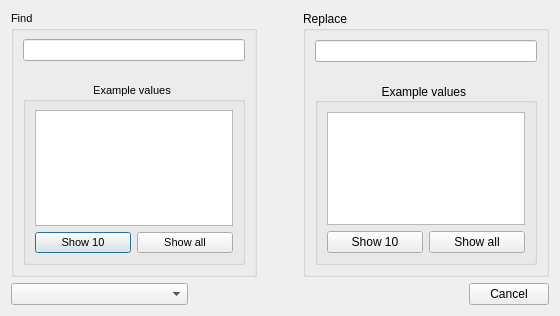
<?xml version="1.0" encoding="UTF-8"?>
<ui version="4.0">
 <class>Dialog</class>
 <widget class="QDialog" name="Dialog">
  <property name="geometry">
   <rect>
    <x>0</x>
    <y>0</y>
    <width>560</width>
    <height>316</height>
   </rect>
  </property>
  <property name="windowTitle">
   <string>Dialog</string>
  </property>
  <layout class="QVBoxLayout" name="verticalLayout_5">
   <item>
    <layout class="QHBoxLayout" name="horizontalLayout_2">
     <item>
      <widget class="QGroupBox" name="groupBox">
       <property name="font">
        <font>
         <pointsize>8</pointsize>
        </font>
       </property>
       <property name="styleSheet">
        <string notr="true"/>
       </property>
       <property name="title">
        <string>Find</string>
       </property>
       <layout class="QVBoxLayout" name="verticalLayout">
        <item>
         <widget class="QgsFilterLineEdit" name="input_find">
          <property name="text">
           <string/>
          </property>
          <property name="showSearchIcon">
           <bool>true</bool>
          </property>
          <property name="qgisRelation" stdset="0">
           <string notr="true"/>
          </property>
         </widget>
        </item>
        <item>
         <spacer name="verticalSpacer">
          <property name="orientation">
           <enum>Qt::Vertical</enum>
          </property>
          <property name="sizeType">
           <enum>QSizePolicy::Minimum</enum>
          </property>
          <property name="sizeHint" stdset="0">
           <size>
            <width>20</width>
            <height>15</height>
           </size>
          </property>
         </spacer>
        </item>
        <item>
         <widget class="QGroupBox" name="groupBox_2">
          <property name="styleSheet">
           <string notr="true"/>
          </property>
          <property name="title">
           <string>Example values </string>
          </property>
          <property name="alignment">
           <set>Qt::AlignCenter</set>
          </property>
          <property name="flat">
           <bool>true</bool>
          </property>
          <layout class="QVBoxLayout" name="verticalLayout_2">
           <item>
            <widget class="QListWidget" name="list_find_examples"/>
           </item>
           <item>
            <layout class="QHBoxLayout" name="horizontalLayout">
             <item>
              <widget class="QPushButton" name="button_find_showten">
               <property name="text">
                <string>Show 10</string>
               </property>
              </widget>
             </item>
             <item>
              <widget class="QPushButton" name="button_find_showall">
               <property name="text">
                <string>Show all</string>
               </property>
              </widget>
             </item>
            </layout>
           </item>
          </layout>
         </widget>
        </item>
       </layout>
      </widget>
     </item>
     <item>
      <spacer name="horizontalSpacer">
       <property name="orientation">
        <enum>Qt::Horizontal</enum>
       </property>
       <property name="sizeType">
        <enum>QSizePolicy::Minimum</enum>
       </property>
       <property name="sizeHint" stdset="0">
        <size>
         <width>40</width>
         <height>20</height>
        </size>
       </property>
      </spacer>
     </item>
     <item>
      <widget class="QGroupBox" name="groupBox_3">
       <property name="title">
        <string>Replace</string>
       </property>
       <layout class="QVBoxLayout" name="verticalLayout_3">
        <item>
         <widget class="QgsFilterLineEdit" name="input_replace">
          <property name="text">
           <string/>
          </property>
          <property name="showSearchIcon">
           <bool>false</bool>
          </property>
          <property name="showSpinner">
           <bool>false</bool>
          </property>
          <property name="qgisRelation" stdset="0">
           <string notr="true"/>
          </property>
         </widget>
        </item>
        <item>
         <spacer name="verticalSpacer_2">
          <property name="orientation">
           <enum>Qt::Vertical</enum>
          </property>
          <property name="sizeType">
           <enum>QSizePolicy::Minimum</enum>
          </property>
          <property name="sizeHint" stdset="0">
           <size>
            <width>20</width>
            <height>15</height>
           </size>
          </property>
         </spacer>
        </item>
        <item>
         <widget class="QGroupBox" name="groupBox_4">
          <property name="title">
           <string>Example values </string>
          </property>
          <property name="alignment">
           <set>Qt::AlignCenter</set>
          </property>
          <property name="flat">
           <bool>true</bool>
          </property>
          <property name="checkable">
           <bool>false</bool>
          </property>
          <layout class="QVBoxLayout" name="verticalLayout_4">
           <item>
            <widget class="QListWidget" name="list_replace_examples"/>
           </item>
           <item>
            <layout class="QHBoxLayout" name="horizontalLayout_3">
             <item>
              <widget class="QPushButton" name="button_replace_showten">
               <property name="text">
                <string>Show 10</string>
               </property>
              </widget>
             </item>
             <item>
              <widget class="QPushButton" name="button_replace_showall">
               <property name="text">
                <string>Show all</string>
               </property>
              </widget>
             </item>
            </layout>
           </item>
          </layout>
         </widget>
        </item>
       </layout>
      </widget>
     </item>
    </layout>
   </item>
   <item>
    <layout class="QHBoxLayout" name="horizontalLayout_4">
     <item>
      <widget class="QgsFieldComboBox" name="mFieldComboBox">
       <property name="sizePolicy">
        <sizepolicy hsizetype="Expanding" vsizetype="Fixed">
         <horstretch>0</horstretch>
         <verstretch>0</verstretch>
        </sizepolicy>
       </property>
       <property name="statusTip">
        <string/>
       </property>
       <property name="styleSheet">
        <string notr="true"/>
       </property>
       <property name="currentText">
        <string/>
       </property>
      </widget>
     </item>
     <item>
      <spacer name="horizontalSpacer_2">
       <property name="orientation">
        <enum>Qt::Horizontal</enum>
       </property>
       <property name="sizeType">
        <enum>QSizePolicy::Expanding</enum>
       </property>
       <property name="sizeHint" stdset="0">
        <size>
         <width>25</width>
         <height>20</height>
        </size>
       </property>
      </spacer>
     </item>
     <item>
      <widget class="QDialogButtonBox" name="dialogButtonBox">
       <property name="sizePolicy">
        <sizepolicy hsizetype="Expanding" vsizetype="Fixed">
         <horstretch>0</horstretch>
         <verstretch>0</verstretch>
        </sizepolicy>
       </property>
       <property name="orientation">
        <enum>Qt::Horizontal</enum>
       </property>
       <property name="standardButtons">
        <set>QDialogButtonBox::Cancel</set>
       </property>
      </widget>
     </item>
    </layout>
   </item>
  </layout>
 </widget>
 <customwidgets>
  <customwidget>
   <class>QgsFieldComboBox</class>
   <extends>QComboBox</extends>
   <header>qgsfieldcombobox.h</header>
  </customwidget>
  <customwidget>
   <class>QgsFilterLineEdit</class>
   <extends>QLineEdit</extends>
   <header>qgsfilterlineedit.h</header>
  </customwidget>
 </customwidgets>
 <resources/>
 <connections>
  <connection>
   <sender>dialogButtonBox</sender>
   <signal>accepted()</signal>
   <receiver>Dialog</receiver>
   <slot>accept()</slot>
   <hints>
    <hint type="sourcelabel">
     <x>248</x>
     <y>254</y>
    </hint>
    <hint type="destinationlabel">
     <x>157</x>
     <y>274</y>
    </hint>
   </hints>
  </connection>
  <connection>
   <sender>dialogButtonBox</sender>
   <signal>rejected()</signal>
   <receiver>Dialog</receiver>
   <slot>reject()</slot>
   <hints>
    <hint type="sourcelabel">
     <x>316</x>
     <y>260</y>
    </hint>
    <hint type="destinationlabel">
     <x>286</x>
     <y>274</y>
    </hint>
   </hints>
  </connection>
 </connections>
</ui>
